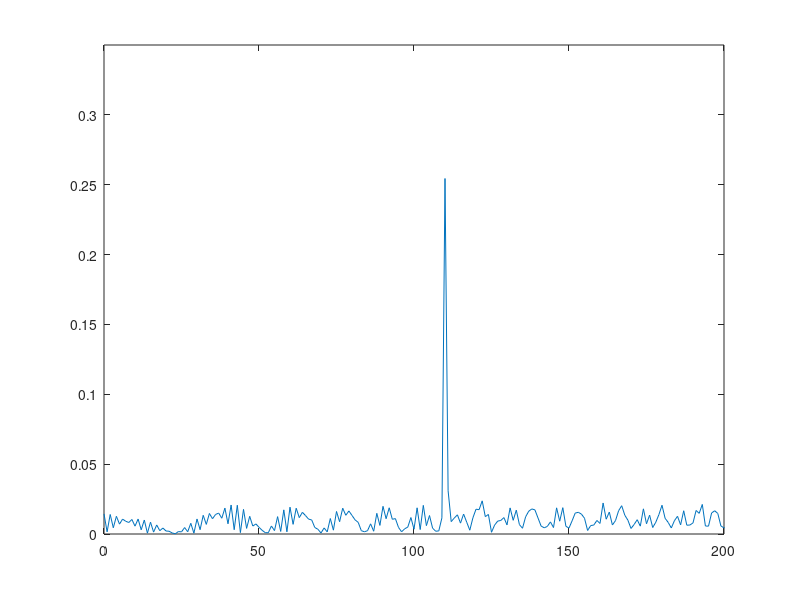
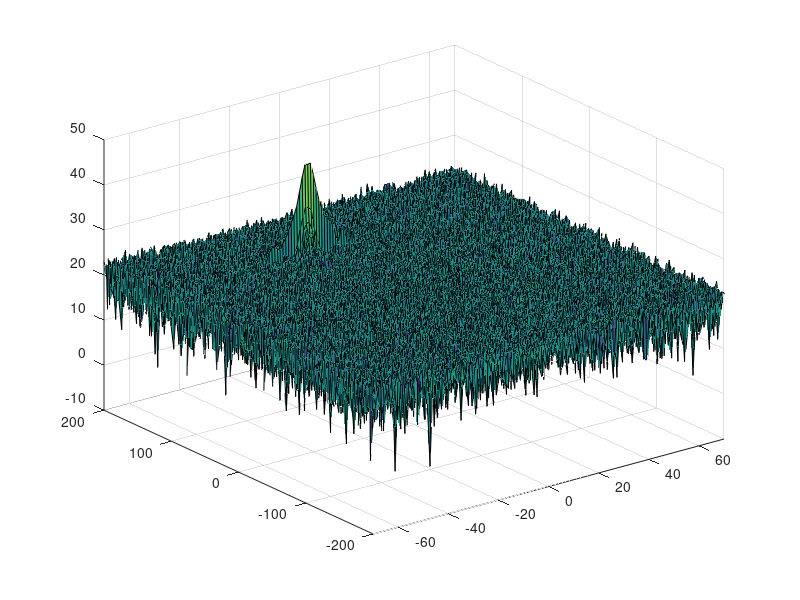

These figures' MATLAB source, in order: (Note: this script raises an error after producing the figures.)
clear, clc;

tic                 % Time the program

%% RADAR SPECIFICATIONS

% Frequency of operation: 77 GHz
% Maximum range: 200 m
% Range resolution: 1 m
% Maximum velocity: 70 m/s

c = 3e8;            % Speed of light, ~300,000 km/s
maxRange = 200;
rangeResolution = 1;
maxVelocity = 70;

%% USER-DEFINED RANGE AND VELOCITY

% Define the target's initial position and (constant) velocity.

R = 110;        % Initial distance of target, [0; 200] m
V = -20;        % Constant speed of target, [-70; +70] m/s

% Assert input validity
assert(R >= 0 & R <= maxRange, 'Initial distance must be in [0; 200] m')
assert(abs(V) <= maxVelocity, 'Speed of target must be in [-70; +70] m/s')

%% FMCW WAVEFORM GENERATION

% Design the FMCW waveform by giving the specs of each of its parameters.
% Calculate the Bandwidth (B), Chirp Time (Tchirp), and Slope (slope) of 
% the FMCW chirp using the requirements above.

B = c / 2 * rangeResolution;        % Chirp bandwidth
Tchirp = 5.5 * 2 * maxRange / c;    % Chirp time
slope = B / Tchirp;

fc = 77e9;      % Operating carrier frequency of the radar, 77 GHz

% The number of chirps in one sequence. Its ideal to have 2^(value) for 
% the ease of running the FFT for Doppler Estimation.

Nd = 128;       % No. of Doppler cells or 
                % no. of sent periods / no. of chirps

% The number of samples on each chirp.

Nr = 1024;      % Length of time or no. of range cells

% Timestamp for running the displacement scenario for every sample on 
% each chirp.

t = linspace(0, Nd*Tchirp, Nr*Nd);      % Total time for samples

%% SIGNAL GENERATION AND MOVING TARGET SIMULATION

% Running the radar scenario over the time.

% For each time stamp update the Range of the Target for constant 
% velocity.

r_t = R + V*t;          % Range covered; CVM: d(t) = d(0) + v*t

td = 2*r_t / c;         % Time delay; signal round-trip time (tau)

% For each time sample we need update the transmitted and
% received signal.

Tx = cos(2*pi * (fc*t + (slope*t.^2)/2));   % Transmitted signal

Rx = cos(2*pi * (fc*(t-td) + (slope*(t-td).^2)/2));   % Received signal

% Now by mixing the Transmit and Receive generate the beat signal
% This is done by element wise matrix multiplication of Transmit and
% Receiver Signal.

Mix = Tx.*Rx;           % Beat signal

%% RANGE MEASUREMENT

% Reshape the vector into Nr*Nd array. Nr and Nd here would also define 
% the size of Range and Doppler FFT respectively.

Mix = reshape(Mix, [Nr, Nd]);

% Run the FFT on the beat signal along the range bins dimension (Nr) and
% normalize.
signal_fft = fft(Mix, Nr) / Nr;

% Take the absolute value of FFT output.
signal_fft = abs(signal_fft);

% Output of FFT is double-sided signal, but we are interested in only 
% one side of the spectrum. Hence we throw out half of the samples.
signal_fft = signal_fft(1:Nr/2+1);

figure('Name', 'Range from First FFT')
plot(0:Nr/2, signal_fft);
axis([0 maxRange 0 0.35]);
xlabel('');
ylabel('');

%% RANGE DOPPLER RESPONSE

% The 2D FFT implementation is already provided here. This will run a
% 2D FFT on the mixed signal (beat signal) output and generate a range 
% doppler map. You will implement CFAR on the generated RDM

% Range Doppler Map Generation.

% The output of the 2D FFT is an image that has reponse in the range and
% doppler FFT bins. So, it is important to convert the axis from bin sizes
% to range and doppler based on their Max values.

% 2D FFT using the FFT size for both dimensions.
sig_fft2 = fft2(Mix, Nr, Nd);

% Taking just one side of signal from Range dimension.
sig_fft2 = sig_fft2(1:Nr/2, 1:Nd);
sig_fft2 = fftshift (sig_fft2);

RDM = abs(sig_fft2);
RDM = 10*log10(RDM);

% Use the surf function to plot the output of 2D FFT and to show axis in 
% both dimensions.
doppler_axis = linspace(-maxVelocity, maxVelocity, Nd);
range_axis = linspace(-maxRange, maxRange, Nr/2)*((Nr/2)/(2*maxRange));
figure,surf(doppler_axis, range_axis, RDM);
xlim([-maxVelocity, maxVelocity]);
ylim([-maxRange, maxRange]);

title('Range-Doppler Map', FontSize=14)
xlabel('Doppler', FontSize=12);
ylabel('Range', FontSize=12);
zlabel('Signal', FontSize=12)

%% CA-CFAR IMPLEMENTATION

% Slide Window through the complete Range-Doppler Map.

% Select the number of Training Cells in both the dimensions.

Tr = 10;        % r: Range
Td = 8;         % d: Doppler

%Select the number of Guard Cells in both dimensions around the Cell 
% Under Test (CUT) for accurate estimation.

Gr = 4;
Gd = 4;

% Offset the threshold by Signal-to-Noise Ratio (SNR) value in dB
offset = 6;

% Create a vector to store noise_level for each iteration on training cells

% Design a loop such that it slides the CUT across range doppler map by
% giving margins at the edges for Training and Guard Cells.
% For every iteration sum the signal level within all the training
% cells. To sum convert the value from logarithmic to linear using db2pow
% function. Average the summed values for all of the training
% cells used. After averaging convert it back to logarithimic using pow2db.
% Further add the offset to it to determine the threshold. Next, compare the
% signal under CUT with this threshold. If the CUT level > threshold assign
% it a value of 1, else equate it to 0.

RDM_copy = zeros(size(RDM));
RDM_copy((Tr+Gr+1):end-(Tr+Gr), (Td+Gd+1):end-(Td+Gd)) = ...
    RDM((Tr+Gr+1):end-(Tr+Gr), (Td+Gd+1):end-(Td+Gd));

for i = (Tr+Gr+1):Nr/2-(Gr+Tr)      % As it's calculated on FFT (symmetric spectrum)
    for j = (Td+Gd+1):Nd-(Gd+Td)
        
        noise2 = RDM(i-(Tr+Gr):i+Gr+Tr, j-(Td+Gd):j+Gd+Td);
        noise3 = RDM(i-Gr:i+Gr, j-Gd:j+Gd);
        noise2 = db2pow(noise2);
        noise3 = db2pow(noise3);
        noise_level = sum(noise2(:)) - sum(noise3(:));


        trainingCells = (2*(Tr+Gr)+1)*(2*(Td+Gd)+1) - ((2*Gr+1)*(2*Gd+1));

        threshold = pow2db(noise_level/trainingCells);
        % Add the SNR offset to the threshold (why not multiply?)
        threshold = threshold + offset;
        % Measure the signal in the CUT and compare against
        CUT = RDM(i,j);

        RDM_copy(i,j) = CUT > threshold;
        noise_level = 0;  % Added
    end
end

% *%TODO* :
% The process above will generate a thresholded block, which is smaller 
% than the Range Doppler Map as the CUT cannot be located at the edges of
% matrix. Hence,few cells will not be thresholded. To keep the map size 
% same set those values to 0. 


% *%TODO* :
% Display the CFAR output using the Surf function like we did for Range
% Doppler Response output.
figure, surf(doppler_axis, range_axis, RDM_copy);
xlim([-maxVelocity, maxVelocity]);
ylim([-maxRange, maxRange]);
xlabel('Doppler', FontSize=12);
ylabel('Range', FontSize=12);
colorbar;
 
toc